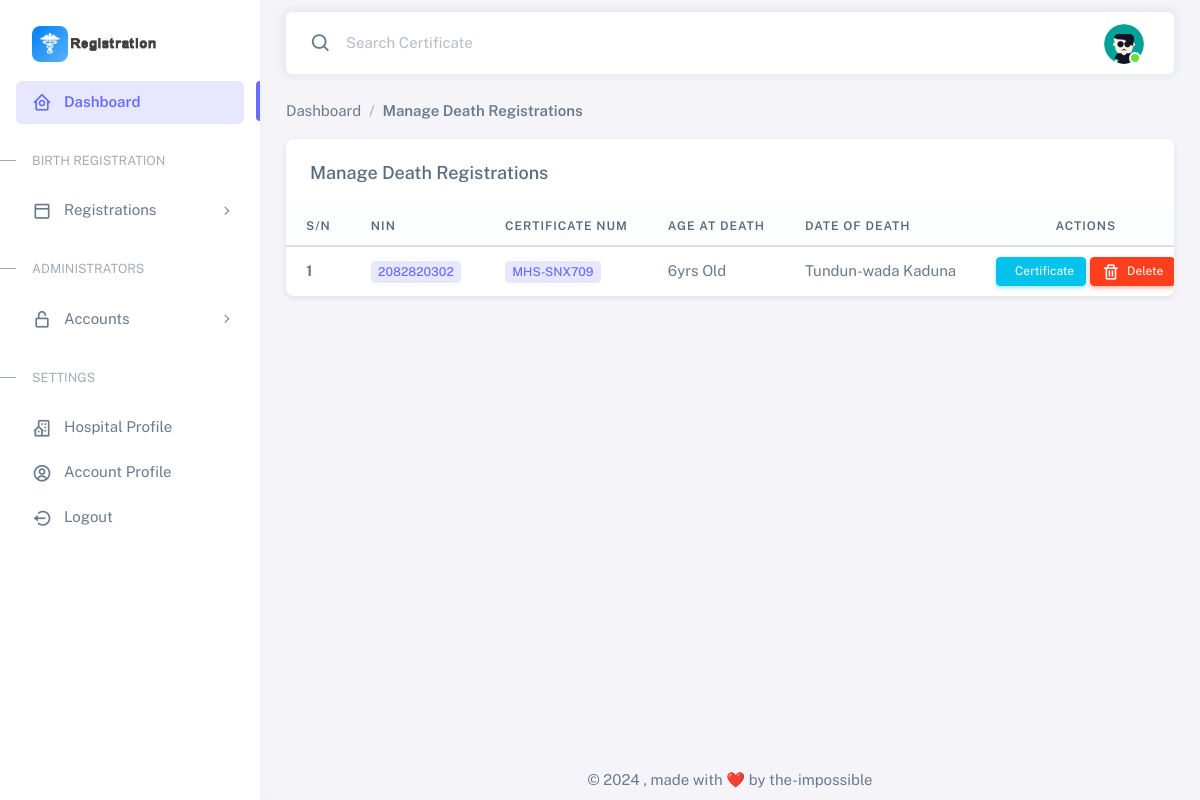
/reg/manage_death_reg (signed in), run on the app's committed database.
### eBirth_auth/models.py (models this page shows, shortened)
class User(AbstractBaseUser, PermissionsMixin):
    user_id = models.UUIDField(
        default=uuid.uuid4, primary_key=True, unique=True, editable=False)
    cert_no = models.CharField(
        max_length=10, db_index=True, unique=True, blank=True, null=True)
    nin = models.CharField(
        max_length=10, db_index=True, unique=True, blank=True, null=True)
    email = models.CharField(max_length=100, db_index=True, unique=True,
                             verbose_name='email address', blank=True, null=True)
    pic = models.ImageField(null=True, blank=True,
                            upload_to='uploads/', default='img/user.png')
    date_joined = models.DateTimeField(
        verbose_name='date_joined', auto_now_add=True)
    last_login = models.DateTimeField(
        verbose_name='last_login', auto_now=True, null=True)
    is_active = models.BooleanField(default=True)
    is_staff = models.BooleanField(default=False)
    is_superuser = models.BooleanField(default=False)
    is_hospital = models.BooleanField(default=False)
    USERNAME_FIELD = 'email'
    objects = UserManager()
    def __str__(self):
        if self.is_hospital or self.is_staff:
            return f'{self.email}'
        else:
            if self.email:
                return f'{self.email}'
            return f'{self.nin}'
    class Meta:
        db_table = 'Users'
        verbose_name_plural = 'Users'

### eBirth_reg/models.py (models this page shows, shortened)
class DeathRegistration(models.Model):
    death_id = models.UUIDField(
        default=uuid.uuid4, primary_key=True, unique=True, editable=False)
    user_id = models.ForeignKey(to=User, on_delete=models.CASCADE)
    birth_id = models.ForeignKey(to=BirthRegistration, on_delete=models.CASCADE)
    date_of_death = models.DateTimeField()
    age_at_death = models.CharField(max_length=4)
    place_of_death = models.CharField(max_length=100)
    address_of_deceased = models.CharField(max_length=100)
    certificate_num = models.CharField(max_length=10)
    hospital_issued = models.ForeignKey(
        to=HospitalProfile, on_delete=models.CASCADE)
    date_issue = models.DateTimeField(auto_now_add=True)
    @property
    def calculate_age(self):
        try:
            birth = BirthRegistration.objects.get(
                user_id=self.user_id).date_time.year
            death = self.date_of_death.year
            self.age_at_death = death - birth
            return self.age_at_death
        except:
            self.age_at_death = "None"
            return self.age_at_death
    class Meta:
        db_table = 'Death Registration'
        verbose_name_plural = 'Death Registrations'

class BirthRegistration(models.Model):
    birth_id = models.UUIDField(
        default=uuid.uuid4, primary_key=True, unique=True, editable=False)
    user_id = models.ForeignKey(to=User, on_delete=models.CASCADE)
    child_name = models.CharField(max_length=100)
    father_name = models.CharField(max_length=100)
    mother_name = models.CharField(max_length=100)
    date_time = models.DateTimeField()
    weight = models.CharField(max_length=10)
    place_of_birth = models.ForeignKey(
        to=HospitalProfile, on_delete=models.CASCADE)
    gender = models.ForeignKey(to=Gender, on_delete=models.CASCADE)
    certificate_num = models.CharField(max_length=10)
    date_issue = models.DateTimeField(auto_now_add=True)
    def get_fullname(self):
        return f"{self.child_name} {self.father_name}"
    class Meta:
        db_table = 'Birth Registration'
        verbose_name_plural = 'Birth Registrations'

### eBirth_reg/views.py (the view, shortened to what this page needs)
# urls.py: path('manage_death_reg', ManageDeathRegistrationView.as_view(), name="manage_death_reg"),
class ManageDeathRegistrationView(LoginRequiredMixin, ListView):
    template_name = "auth/manage_death.html"
    def get_queryset(self):
        hospital = None
        try:
            hospital = HospitalProfile.objects.get(
                user_id=self.request.user).hospital_id
        finally:
            queryset = DeathRegistration.objects.filter(
                hospital_issued=hospital).order_by('-date_issue')
            return queryset
    def get(self, request, *args, **kwargs):
        queryset = self.get_queryset()
        if queryset is None:
            return redirect(reverse('auth:dashboard'))
        return super().get(request, *args, **kwargs)

### Templates/auth/manage_death.html (shortened to what this page needs)
{% extends 'base.html' %}
{% load static %}
{% load crispy_forms_tags %}
{% block head %}{% include 'partials/auth_head.html' %}{% endblock head %}
{% block body %}
    <div class="layout-wrapper layout-content-navbar">
      <div class="layout-container">
        {% include 'partials/sidebar.html' %}
        <div class="layout-page">
	        {% block nav %} {% include 'partials/auth_nav.html' %} {% endblock %}
          <div class="content-wrapper">
            <div class="container-xxl flex-grow-1 container-p-y">
              <ol class="breadcrumb">
                <li class="breadcrumb-item"><a href="{% url 'auth:dashboard' %}">Dashboard</a></li>
                <li class="breadcrumb-item active"><a href="{% url 'reg:manage_birth_reg' %}">Manage Death Registrations</a></li>
              </ol>
              <div class="card">
                <h5 class="card-header">Manage Death Registrations</h5>
                {% if object_list %}
                <div class="table-responsive text-nowrap">
                  <table class="table">
                    <thead class="table-light">
                      <tr>
                        <th>S/N</th>
                        <th>NIN</th>
                        <th>Certificate Num</th>
                        <th>Age at Death</th>
                        <th>date of death</th>
                        <th class="text-center">Actions</th>
                      </tr>
                    </thead>
                    <tbody class="table-border-bottom-0">
                      {% for object in object_list  %}
                      <tr>
                        <td><strong>{{forloop.counter}} </strong></td>
                        <td><span class="badge bg-label-primary me-1"><a href="{% url 'reg:edit_death_reg' object.pk %}">{{object.user_id.nin}} </a></span></td>
                        <td><span class="badge bg-label-primary me-1"><a href="{% url 'reg:edit_death_reg' object.pk %}">{{object.certificate_num}} </a></span></td>
                        <td>{{object.calculate_age}}yrs Old</td>
                        <td>{{object.place_of_death}}</td>
                        <td>
                          <a class="btn btn-sm btn-info" href="{% url 'reg:death_certificate' object.pk %}"> Certificate</a>
                          <a class="btn btn-sm btn-danger" href="javascript:void(0);" data-bs-toggle="modal" data-bs-target="#{{object.certificate_num}}"><i class="bx bx-trash me-1"></i> Delete</a>
                        </td>
                      </tr>
                      {% endfor %}
                    </tbody>
                  </table>
                </div>
                {% endif %}
              </div>
            </div>
            {% include 'partials/auth_footer.html' %}
          </div>
        </div>
      </div>
    </div>
{% endblock body %}

### Templates/partials/auth_nav.html (shortened to what this page needs)
{% load static %}
<nav class="layout-navbar container-xxl navbar navbar-expand-xl navbar-detached align-items-center bg-navbar-theme" id="layout-navbar">
    <div class="navbar-nav-right d-flex align-items-center" id="navbar-collapse">
      <div class="navbar-nav align-items-center">
        <div class="nav-item d-flex align-items-center">
            {% if request.user.is_hospital or request.user.is_hospital_admin %}
            <i class="bx bx-search fs-4 lh-0"></i>
            <form action="{% url 'reg:search' %}" method="get" id="search">
              <input type="search" class="form-control border-0 shadow-none" placeholder="Search Certificate" aria-label="Search..." name="qs" value="{{query}}" />
          </form>
            {% endif %}
        </div>
      </div>
      <ul class="navbar-nav flex-row align-items-center ms-auto">
        <li class="nav-item navbar-dropdown dropdown-user dropdown">
          <a class="nav-link dropdown-toggle hide-arrow" href="javascript:void(0);" data-bs-toggle="dropdown">
            <div class="avatar avatar-online">
                <img src="{{ request.user.pic.url }}" alt class="w-px-40 h-auto rounded-circle" />
            </div>
          </a>
        </li>
      </ul>
    </div>
  </nav>

### data on the page
User: user.pic (placeholder picture)
DeathRegistration: user_id.nin "2082820302", certificate_num "MHS-SNX709", calculate_age "6", place_of_death "Tundun-wada Kaduna"
